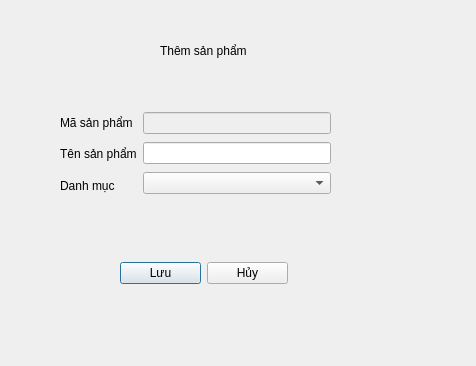
<?xml version="1.0" encoding="UTF-8"?>
<ui version="4.0">
 <class>add_product</class>
 <widget class="QDialog" name="add_product">
  <property name="geometry">
   <rect>
    <x>0</x>
    <y>0</y>
    <width>476</width>
    <height>366</height>
   </rect>
  </property>
  <property name="windowTitle">
   <string>Thêm sản phẩm</string>
  </property>
  <widget class="QLabel" name="lb_title">
   <property name="geometry">
    <rect>
     <x>160</x>
     <y>30</y>
     <width>181</width>
     <height>41</height>
    </rect>
   </property>
   <property name="text">
    <string>Thêm sản phẩm</string>
   </property>
  </widget>
  <widget class="QWidget" name="">
   <property name="geometry">
    <rect>
     <x>60</x>
     <y>110</y>
     <width>271</width>
     <height>88</height>
    </rect>
   </property>
   <layout class="QHBoxLayout" name="horizontalLayout">
    <item>
     <layout class="QVBoxLayout" name="verticalLayout_2">
      <item>
       <widget class="QLabel" name="lb_msp">
        <property name="text">
         <string>Mã sản phẩm</string>
        </property>
       </widget>
      </item>
      <item>
       <widget class="QLabel" name="lb_tensp">
        <property name="text">
         <string>Tên sản phẩm</string>
        </property>
       </widget>
      </item>
      <item>
       <widget class="QLabel" name="lb_danhmuc">
        <property name="text">
         <string>Danh mục</string>
        </property>
       </widget>
      </item>
     </layout>
    </item>
    <item>
     <layout class="QVBoxLayout" name="verticalLayout">
      <item>
       <widget class="QLineEdit" name="le_msp">
        <property name="enabled">
         <bool>false</bool>
        </property>
       </widget>
      </item>
      <item>
       <widget class="QLineEdit" name="le_tensp"/>
      </item>
      <item>
       <widget class="QComboBox" name="cb_danhmuc"/>
      </item>
     </layout>
    </item>
   </layout>
  </widget>
  <widget class="QWidget" name="">
   <property name="geometry">
    <rect>
     <x>120</x>
     <y>260</y>
     <width>168</width>
     <height>26</height>
    </rect>
   </property>
   <layout class="QHBoxLayout" name="horizontalLayout_2">
    <item>
     <widget class="QPushButton" name="pb_save">
      <property name="text">
       <string>Lưu</string>
      </property>
     </widget>
    </item>
    <item>
     <widget class="QPushButton" name="pb_cancel">
      <property name="text">
       <string>Hủy</string>
      </property>
     </widget>
    </item>
   </layout>
  </widget>
 </widget>
 <resources/>
 <connections/>
</ui>
